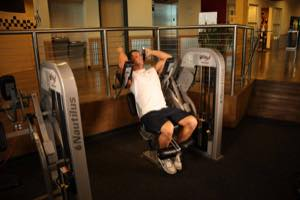
#> input picture 健身小程序/subpkgs/exlib/assets/ex/Ab_Crunch_Machine/0.jpg, 300 x 200 px, found by its file name
$ python interp_frames.py
#> lines starting #> are read from the running program, lines starting #| are printed output that depends on the picture
#!/usr/bin/env python3
# 用 Farneback 光流在两帧之间做"运动感知"插帧：把起始姿势形变到结束姿势，
# 生成 N_MID 个中间帧，让动作从硬切变成平滑过渡。本地、免费、2 帧即可。
# 每次运行先删除旧中间帧，保证数量与 N_MID 一致（幂等）。
import sys, os, glob
import numpy as np
import cv2

ROOT = "subpkgs/exlib/assets/ex"
N_MID = 6          # 中间帧数量（6 针 → 共 8 帧: 0, 1b..6b, 1）
QUALITY = 65        # 中间帧画质(缩略图, 65 与 70 肉眼难分, 但更省包体)

def interp_one(d):
#> called with d = '健身小程序/subpkgs/exlib/assets/ex/3_4_Sit-Up'
    a = os.path.join(d, "0.jpg"); b = os.path.join(d, "1.jpg")
    if not (os.path.exists(a) and os.path.exists(b)):
        return False
    im0 = cv2.imread(a); im1 = cv2.imread(b)
#> in interp_one, im0 is the input picture: shape (200, 300, 3); mean B, G, R 34, 54.3, 76.2
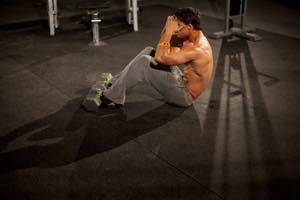
#> input picture 健身小程序/subpkgs/exlib/assets/ex/3_4_Sit-Up/1.jpg, 300 x 200 px
#> in interp_one, im1 is the input picture: shape (200, 300, 3); mean B, G, R 32.2, 41.7, 54.1
    if im0 is None or im1 is None:
        return False
    g0 = cv2.cvtColor(im0, cv2.COLOR_BGR2GRAY)
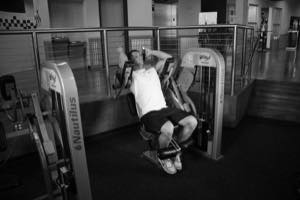
#> g0: shape (200, 300); min 0, max 252, mean 58.6
    g1 = cv2.cvtColor(im1, cv2.COLOR_BGR2GRAY)
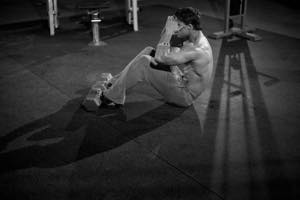
#> g1: shape (200, 300); min 0, max 247, mean 44.4
    flow = cv2.calcOpticalFlowFarneback(
        g0, g1, None, pyr_scale=0.5, levels=3, winsize=15,
        iterations=3, poly_n=5, poly_sigma=1.2, flags=0)
    h, w = g0.shape
#> h = 200; w = 300
    x, y = np.meshgrid(np.arange(w, dtype=np.float32), np.arange(h, dtype=np.float32))
    for k in range(1, N_MID + 1):
        t = k / (N_MID + 1)
        mx = (x + t * flow[:, :, 0]).astype(np.float32)
        my = (y + t * flow[:, :, 1]).astype(np.float32)
        warped = cv2.remap(im0, mx, my, cv2.INTER_LINEAR)
        out = os.path.join(d, f"{k}b.jpg")
        cv2.imwrite(out, warped, [cv2.IMWRITE_JPEG_QUALITY, QUALITY])
#> this loop made 6 passes
#> pass 1, in interp_one, `mx = (x + t * flow[:, :, 0]).astype(np.float32)`:
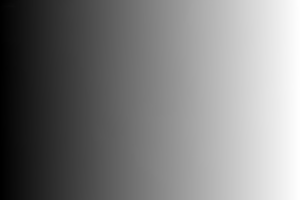
#> mx: shape (200, 300) float32; min -0.0472, max 299.1, mean 149.7; drawn with min black and max white
#> pass 1, in interp_one, `my = (y + t * flow[:, :, 1]).astype(np.float32)`:
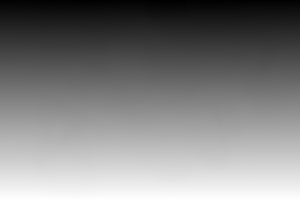
#> my: shape (200, 300) float32; min -1.72, max 199.1, mean 99.2; drawn with min black and max white
#> pass 1, in interp_one, `warped = cv2.remap(im0, mx, my, cv2.INTER_LINEAR)`:
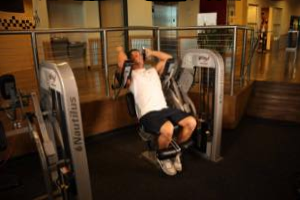
#> warped: shape (200, 300, 3); mean B, G, R 34.3, 54.6, 76.5
    return True

def main():
    limit = int(sys.argv[1]) if len(sys.argv) > 1 else 0
    dirs = sorted(glob.glob(os.path.join(ROOT, "*")))
    dirs = [d for d in dirs if os.path.isdir(d)]
    # 幂等：N_MID 增加(4→6)时直接覆盖写 1b..4b 并新增 5b/6b，无需删除旧帧
    done = 0; skip = 0
    for d in dirs:
        if limit and done >= limit:
            break
        if os.path.exists(os.path.join(d, f"{N_MID}b.jpg")):
            skip += 1; continue
        if interp_one(d):
            done += 1
        else:
            skip += 1
#> pass 2 of the loop in main, `for d in dirs:`:
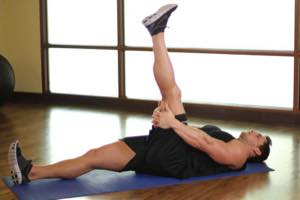
#> input picture 健身小程序/subpkgs/exlib/assets/ex/90_90_Hamstring/1.jpg, 300 x 200 px
#> in interp_one, im1 is the input picture: shape (200, 300, 3); mean B, G, R 148.3, 157.3, 167.9
#> the loop in interp_one (call 2), `for k in range(1, N_MID + 1):` made 6 passes
#> pass 1, in interp_one (call 2), `my = (y + t * flow[:, :, 1]).astype(np.float32)`:
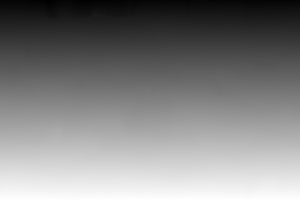
#> my: shape (200, 300) float32; min -4.14, max 199.2, mean 99.4; drawn with min black and max white
#> pass 1, in interp_one (call 2), `warped = cv2.remap(im0, mx, my, cv2.INTER_LINEAR)`:
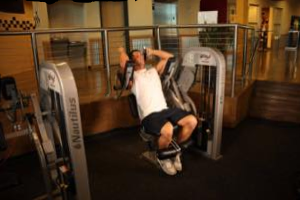
#> warped: shape (200, 300, 3); mean B, G, R 34.1, 54.4, 76.2
    print(f"插帧完成: 新增 {done} 个动作, 跳过/失败 {skip} 个")

if __name__ == "__main__":
    main()
